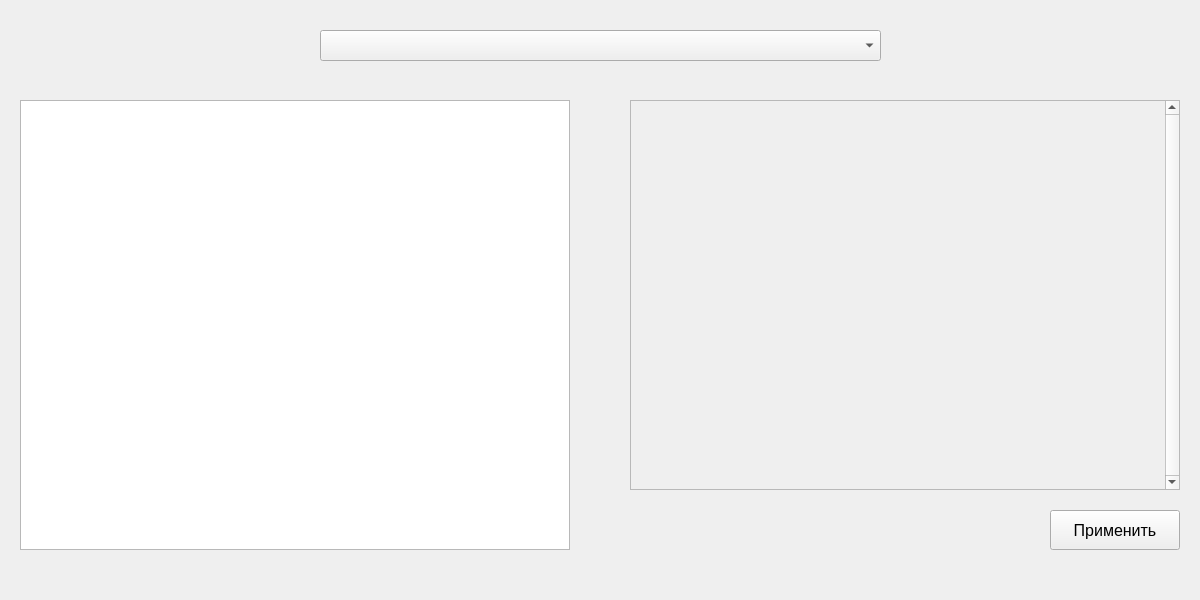
<?xml version="1.0" encoding="UTF-8"?>
<ui version="4.0">
 <class>ValuesAlloy</class>
 <widget class="QWidget" name="ValuesAlloy">
  <property name="geometry">
   <rect>
    <x>0</x>
    <y>0</y>
    <width>1200</width>
    <height>600</height>
   </rect>
  </property>
  <property name="minimumSize">
   <size>
    <width>1200</width>
    <height>600</height>
   </size>
  </property>
  <property name="maximumSize">
   <size>
    <width>1200</width>
    <height>600</height>
   </size>
  </property>
  <property name="windowTitle">
   <string>Form</string>
  </property>
  <widget class="QComboBox" name="comboBox">
   <property name="geometry">
    <rect>
     <x>320</x>
     <y>30</y>
     <width>561</width>
     <height>31</height>
    </rect>
   </property>
   <property name="font">
    <font>
     <pointsize>12</pointsize>
    </font>
   </property>
  </widget>
  <widget class="QListWidget" name="propertyList">
   <property name="geometry">
    <rect>
     <x>20</x>
     <y>100</y>
     <width>550</width>
     <height>450</height>
    </rect>
   </property>
   <property name="font">
    <font>
     <pointsize>16</pointsize>
    </font>
   </property>
  </widget>
  <widget class="QPushButton" name="pushButton">
   <property name="geometry">
    <rect>
     <x>1050</x>
     <y>510</y>
     <width>130</width>
     <height>40</height>
    </rect>
   </property>
   <property name="font">
    <font>
     <pointsize>12</pointsize>
    </font>
   </property>
   <property name="text">
    <string>Применить</string>
   </property>
  </widget>
  <widget class="QScrollArea" name="scrollArea">
   <property name="geometry">
    <rect>
     <x>630</x>
     <y>100</y>
     <width>550</width>
     <height>390</height>
    </rect>
   </property>
   <property name="sizePolicy">
    <sizepolicy hsizetype="Fixed" vsizetype="Fixed">
     <horstretch>0</horstretch>
     <verstretch>0</verstretch>
    </sizepolicy>
   </property>
   <property name="minimumSize">
    <size>
     <width>550</width>
     <height>390</height>
    </size>
   </property>
   <property name="maximumSize">
    <size>
     <width>550</width>
     <height>390</height>
    </size>
   </property>
   <property name="baseSize">
    <size>
     <width>550</width>
     <height>390</height>
    </size>
   </property>
   <property name="verticalScrollBarPolicy">
    <enum>Qt::ScrollBarAlwaysOn</enum>
   </property>
   <property name="horizontalScrollBarPolicy">
    <enum>Qt::ScrollBarAlwaysOff</enum>
   </property>
   <property name="widgetResizable">
    <bool>true</bool>
   </property>
   <widget class="QWidget" name="scrollAreaWidgetContents">
    <property name="geometry">
     <rect>
      <x>0</x>
      <y>0</y>
      <width>527</width>
      <height>388</height>
     </rect>
    </property>
    <widget class="QWidget" name="verticalLayoutWidget">
     <property name="geometry">
      <rect>
       <x>0</x>
       <y>0</y>
       <width>551</width>
       <height>391</height>
      </rect>
     </property>
     <layout class="QVBoxLayout" name="listWidget">
      <property name="spacing">
       <number>1</number>
      </property>
      <property name="sizeConstraint">
       <enum>QLayout::SetFixedSize</enum>
      </property>
     </layout>
    </widget>
   </widget>
  </widget>
 </widget>
 <resources/>
 <connections/>
</ui>
